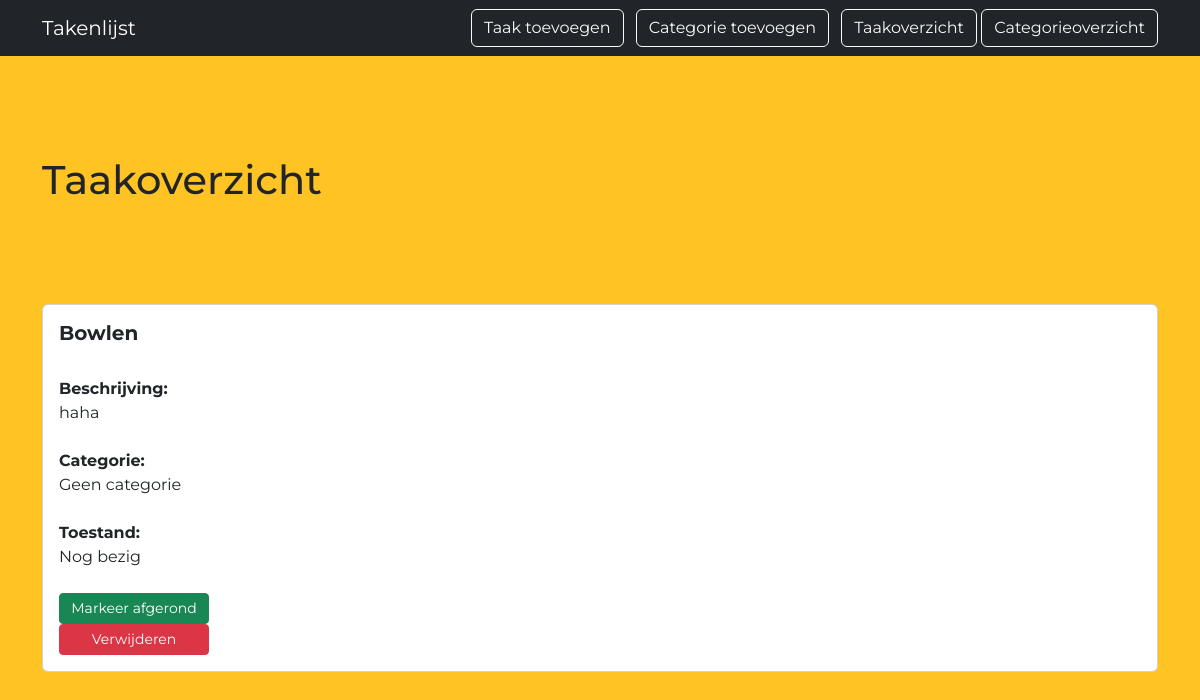
Before: /taak/overzicht with the older database file.
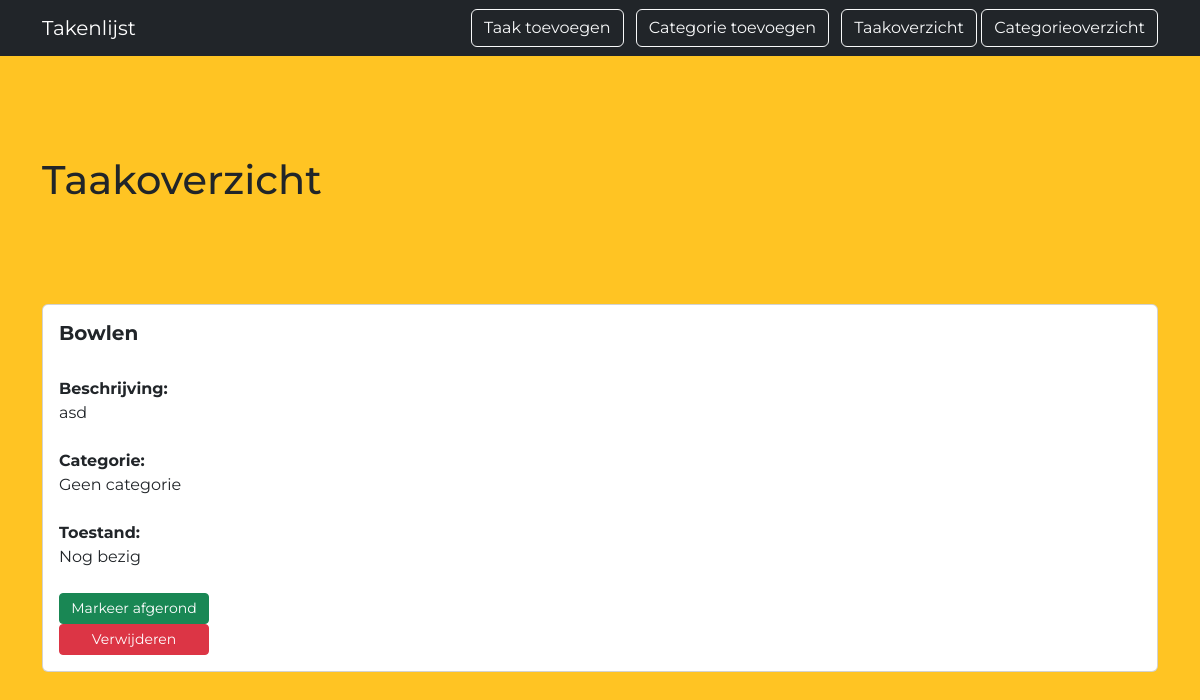
After: the same page with the newer database file.
### models.py (models this page shows)
class Taak(db.Model):
    id = db.Column(db.Integer, primary_key=True)
    titel = db.Column(db.String(50), nullable=False)
    beschrijving = db.Column(db.String(500), nullable=True)
    categorie_id = db.Column(db.Integer, db.ForeignKey('categorie.id'), nullable=True)  # Verwijst naar de id in de categorietabel
    afgerond = db.Column(db.Boolean, default=False)     # Nieuwe taak is standaard niet afgerond
    categorie = db.relationship('Categorie', back_populates='taken')    # Directe relatie met Categorie zodat je taak.categorie.naam kunt gebruiken

### app.py (the view)
@app.route('/taak/overzicht', methods=['GET'])   # Toont alle taken uit de database
def overzicht():
    taken = Taak.query.all()
    return render_template('overzicht.html', taken=taken)

### templates/overzicht.html (shortened to what this page needs)
{% extends 'base.html' %}
{% block content %}
    <div class="container mt-4 taak_overzicht">
    <h1>Taakoverzicht</h1>
    {% if taken %}
        {% for taak in taken %}
            <div class="card p-3 mb-3">
                <h5>{{ taak.titel }}</h5> <br>
                <strong>Beschrijving:</strong> {{ taak.beschrijving if taak.beschrijving else 'Geen beschrijving' }} <br> <br>
                <strong>Categorie:</strong> {{ taak.categorie.naam if taak.categorie else 'Geen categorie' }} <br> <br>
                <strong>Toestand:</strong> {{ 'Afgerond' if taak.afgerond else 'Nog bezig' }} <br> <br>
                <form method="POST" action="/taak/afgerond/{{ taak.id }}" style="display:inline">
                    <button type="submit" class="btn btn-success btn-sm me-2">
                        {{ 'Zet op bezig' if taak.afgerond else 'Markeer afgerond' }}
                    </button> <br>
                </form>
                <form method="POST" action="/taak/verwijderen/{{ taak.id }}" style="display:inline">
                    <button type="submit" class="btn btn-danger btn-sm">Verwijderen</button>
                </form>
            </div>
        {% endfor %}
    {% else %}
        <p>Er zijn nog geen taken!</p>
    {% endif %}
    </div>
{% endblock %}

Changed rows visible on the page:
changed Taak "Bowlen": beschrijving "haha" → "asd"
